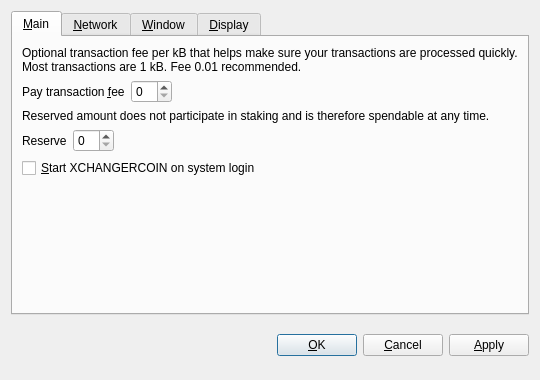
<?xml version="1.0" encoding="UTF-8"?>
<ui version="4.0">
 <class>OptionsDialog</class>
 <widget class="QDialog" name="OptionsDialog">
  <property name="geometry">
   <rect>
    <x>0</x>
    <y>0</y>
    <width>540</width>
    <height>380</height>
   </rect>
  </property>
  <property name="windowTitle">
   <string>Options</string>
  </property>
  <property name="modal">
   <bool>true</bool>
  </property>
  <layout class="QVBoxLayout" name="verticalLayout">
   <item>
    <widget class="QTabWidget" name="tabWidget">
     <property name="tabPosition">
      <enum>QTabWidget::North</enum>
     </property>
     <property name="currentIndex">
      <number>0</number>
     </property>
     <widget class="QWidget" name="tabMain">
      <attribute name="title">
       <string>&amp;Main</string>
      </attribute>
      <layout class="QVBoxLayout" name="verticalLayout_Main">
       <item>
        <widget class="QLabel" name="transactionFeeInfoLabel">
         <property name="text">
          <string>Optional transaction fee per kB that helps make sure your transactions are processed quickly. Most transactions are 1 kB. Fee 0.01 recommended.</string>
         </property>
         <property name="textFormat">
          <enum>Qt::PlainText</enum>
         </property>
         <property name="wordWrap">
          <bool>true</bool>
         </property>
        </widget>
       </item>
       <item>
        <layout class="QHBoxLayout" name="horizontalLayoutFee">
         <item>
          <widget class="QLabel" name="transactionFeeLabel">
           <property name="text">
            <string>Pay transaction &amp;fee</string>
           </property>
           <property name="textFormat">
            <enum>Qt::PlainText</enum>
           </property>
           <property name="buddy">
            <cstring>transactionFee</cstring>
           </property>
          </widget>
         </item>
         <item>
          <widget class="BitcoinAmountField" name="transactionFee"/>
         </item>
         <item>
          <spacer name="horizontalSpacerFee">
           <property name="orientation">
            <enum>Qt::Horizontal</enum>
           </property>
           <property name="sizeHint" stdset="0">
            <size>
             <width>40</width>
             <height>20</height>
            </size>
           </property>
          </spacer>
         </item>
        </layout>
       </item>
       <item>
        <widget class="QLabel" name="reserveBalanceInfoLabel">
         <property name="text">
          <string>Reserved amount does not participate in staking and is therefore spendable at any time.</string>
         </property>
         <property name="textFormat">
          <enum>Qt::PlainText</enum>
         </property>
         <property name="wordWrap">
          <bool>true</bool>
         </property>
        </widget>
       </item>
       <item>
        <layout class="QHBoxLayout" name="horizontalLayoutReserveBalance">
         <item>
          <widget class="QLabel" name="reserveBalanceLabel">
           <property name="text">
            <string>Reserve</string>
           </property>
           <property name="textFormat">
            <enum>Qt::PlainText</enum>
           </property>
           <property name="buddy">
            <cstring>reserveBalance</cstring>
           </property>
          </widget>
         </item>
         <item>
          <widget class="BitcoinAmountField" name="reserveBalance"/>
         </item>
         <item>
          <spacer name="horizontalSpacerReserveBalance">
           <property name="orientation">
            <enum>Qt::Horizontal</enum>
           </property>
           <property name="sizeHint" stdset="0">
            <size>
             <width>40</width>
             <height>20</height>
            </size>
           </property>
          </spacer>
         </item>
        </layout>
       </item>
       <item>
        <widget class="QCheckBox" name="bitcoinAtStartup">
         <property name="toolTip">
          <string>Automatically start XCHANGERCOIN after logging in to the system.</string>
         </property>
         <property name="text">
          <string>&amp;Start XCHANGERCOIN on system login</string>
         </property>
        </widget>
       </item>
       <item>
        <spacer name="verticalSpacer_Main">
         <property name="orientation">
          <enum>Qt::Vertical</enum>
         </property>
         <property name="sizeHint" stdset="0">
          <size>
           <width>20</width>
           <height>40</height>
          </size>
         </property>
        </spacer>
       </item>
      </layout>
     </widget>
     <widget class="QWidget" name="tabNetwork">
      <attribute name="title">
       <string>&amp;Network</string>
      </attribute>
      <layout class="QVBoxLayout" name="verticalLayout_Network">
       <item>
        <widget class="QCheckBox" name="mapPortUpnp">
         <property name="toolTip">
          <string>Automatically open the XCHANGERCOIN client port on the router. This only works when your router supports UPnP and it is enabled.</string>
         </property>
         <property name="text">
          <string>Map port using &amp;UPnP</string>
         </property>
        </widget>
       </item>
       <item>
        <widget class="QCheckBox" name="connectSocks">
         <property name="toolTip">
          <string>Connect to the XCHANGERCOIN network through a SOCKS proxy (e.g. when connecting through Tor).</string>
         </property>
         <property name="text">
          <string>&amp;Connect through SOCKS proxy:</string>
         </property>
        </widget>
       </item>
       <item>
        <layout class="QHBoxLayout" name="horizontalLayout_Network">
         <item>
          <widget class="QLabel" name="proxyIpLabel">
           <property name="text">
            <string>Proxy &amp;IP:</string>
           </property>
           <property name="textFormat">
            <enum>Qt::PlainText</enum>
           </property>
           <property name="buddy">
            <cstring>proxyIp</cstring>
           </property>
          </widget>
         </item>
         <item>
          <widget class="QValidatedLineEdit" name="proxyIp">
           <property name="maximumSize">
            <size>
             <width>140</width>
             <height>16777215</height>
            </size>
           </property>
           <property name="toolTip">
            <string>IP address of the proxy (e.g. 127.0.0.1)</string>
           </property>
          </widget>
         </item>
         <item>
          <widget class="QLabel" name="proxyPortLabel">
           <property name="text">
            <string>&amp;Port:</string>
           </property>
           <property name="textFormat">
            <enum>Qt::PlainText</enum>
           </property>
           <property name="buddy">
            <cstring>proxyPort</cstring>
           </property>
          </widget>
         </item>
         <item>
          <widget class="QLineEdit" name="proxyPort">
           <property name="maximumSize">
            <size>
             <width>55</width>
             <height>16777215</height>
            </size>
           </property>
           <property name="toolTip">
            <string>Port of the proxy (e.g. 9050)</string>
           </property>
          </widget>
         </item>
         <item>
          <widget class="QLabel" name="socksVersionLabel">
           <property name="text">
            <string>SOCKS &amp;Version:</string>
           </property>
           <property name="textFormat">
            <enum>Qt::PlainText</enum>
           </property>
           <property name="buddy">
            <cstring>socksVersion</cstring>
           </property>
          </widget>
         </item>
         <item>
          <widget class="QValueComboBox" name="socksVersion">
           <property name="toolTip">
            <string>SOCKS version of the proxy (e.g. 5)</string>
           </property>
          </widget>
         </item>
         <item>
          <spacer name="horizontalSpacer_Network">
           <property name="orientation">
            <enum>Qt::Horizontal</enum>
           </property>
           <property name="sizeHint" stdset="0">
            <size>
             <width>40</width>
             <height>20</height>
            </size>
           </property>
          </spacer>
         </item>
        </layout>
       </item>
       <item>
        <spacer name="verticalSpacer_Network">
         <property name="orientation">
          <enum>Qt::Vertical</enum>
         </property>
         <property name="sizeHint" stdset="0">
          <size>
           <width>20</width>
           <height>40</height>
          </size>
         </property>
        </spacer>
       </item>
      </layout>
     </widget>
     <widget class="QWidget" name="tabWindow">
      <attribute name="title">
       <string>&amp;Window</string>
      </attribute>
      <layout class="QVBoxLayout" name="verticalLayout_Window">
       <item>
        <widget class="QCheckBox" name="minimizeToTray">
         <property name="toolTip">
          <string>Show only a tray icon after minimizing the window.</string>
         </property>
         <property name="text">
          <string>&amp;Minimize to the tray instead of the taskbar</string>
         </property>
        </widget>
       </item>
       <item>
        <widget class="QCheckBox" name="minimizeOnClose">
         <property name="toolTip">
          <string>Minimize instead of exit the application when the window is closed. When this option is enabled, the application will be closed only after selecting Quit in the menu.</string>
         </property>
         <property name="text">
          <string>M&amp;inimize on close</string>
         </property>
        </widget>
       </item>
       <item>
        <spacer name="verticalSpacer_Window">
         <property name="orientation">
          <enum>Qt::Vertical</enum>
         </property>
         <property name="sizeHint" stdset="0">
          <size>
           <width>20</width>
           <height>40</height>
          </size>
         </property>
        </spacer>
       </item>
      </layout>
     </widget>
     <widget class="QWidget" name="tabDisplay">
      <attribute name="title">
       <string>&amp;Display</string>
      </attribute>
      <layout class="QVBoxLayout" name="verticalLayout_Display">
       <item>
        <layout class="QHBoxLayout" name="horizontalLayout_1_Display">
         <item>
          <widget class="QLabel" name="langLabel">
           <property name="text">
            <string>User Interface &amp;language:</string>
           </property>
           <property name="textFormat">
            <enum>Qt::PlainText</enum>
           </property>
           <property name="buddy">
            <cstring>lang</cstring>
           </property>
          </widget>
         </item>
         <item>
          <widget class="QValueComboBox" name="lang">
           <property name="toolTip">
            <string>The user interface language can be set here. This setting will take effect after restarting XCHANGERCOIN.</string>
           </property>
          </widget>
         </item>
        </layout>
       </item>
       <item>
        <layout class="QHBoxLayout" name="horizontalLayout_2_Display">
         <item>
          <widget class="QLabel" name="unitLabel">
           <property name="text">
            <string>&amp;Unit to show amounts in:</string>
           </property>
           <property name="textFormat">
            <enum>Qt::PlainText</enum>
           </property>
           <property name="buddy">
            <cstring>unit</cstring>
           </property>
          </widget>
         </item>
         <item>
          <widget class="QValueComboBox" name="unit">
           <property name="toolTip">
            <string>Choose the default subdivision unit to show in the interface and when sending coins.</string>
           </property>
          </widget>
         </item>
        </layout>
       </item>
       <item>
        <widget class="QCheckBox" name="displayAddresses">
         <property name="toolTip">
          <string>Whether to show XCHANGERCOIN addresses in the transaction list or not.</string>
         </property>
         <property name="text">
          <string>&amp;Display addresses in transaction list</string>
         </property>
        </widget>
       </item>
       <item>
        <widget class="QCheckBox" name="coinControlFeatures">
         <property name="toolTip">
          <string>Whether to show coin control features or not.</string>
         </property>
         <property name="text">
          <string>Display coin &amp;control features (experts only!)</string>
         </property>
        </widget>
       </item>
       <item>
        <spacer name="verticalSpacer_Display">
         <property name="orientation">
          <enum>Qt::Vertical</enum>
         </property>
         <property name="sizeHint" stdset="0">
          <size>
           <width>20</width>
           <height>40</height>
          </size>
         </property>
        </spacer>
       </item>
      </layout>
     </widget>
    </widget>
   </item>
   <item>
    <layout class="QHBoxLayout" name="horizontalLayout_Buttons">
     <item>
      <spacer name="horizontalSpacer_1">
       <property name="orientation">
        <enum>Qt::Horizontal</enum>
       </property>
       <property name="sizeHint" stdset="0">
        <size>
         <width>40</width>
         <height>48</height>
        </size>
       </property>
      </spacer>
     </item>
     <item>
      <widget class="QLabel" name="statusLabel">
       <property name="font">
        <font>
         <weight>75</weight>
         <bold>true</bold>
        </font>
       </property>
       <property name="text">
        <string/>
       </property>
       <property name="textFormat">
        <enum>Qt::PlainText</enum>
       </property>
       <property name="wordWrap">
        <bool>true</bool>
       </property>
      </widget>
     </item>
     <item>
      <spacer name="horizontalSpacer_2">
       <property name="orientation">
        <enum>Qt::Horizontal</enum>
       </property>
       <property name="sizeHint" stdset="0">
        <size>
         <width>40</width>
         <height>48</height>
        </size>
       </property>
      </spacer>
     </item>
     <item>
      <widget class="QPushButton" name="okButton">
       <property name="text">
        <string>&amp;OK</string>
       </property>
      </widget>
     </item>
     <item>
      <widget class="QPushButton" name="cancelButton">
       <property name="text">
        <string>&amp;Cancel</string>
       </property>
       <property name="autoDefault">
        <bool>false</bool>
       </property>
      </widget>
     </item>
     <item>
      <widget class="QPushButton" name="applyButton">
       <property name="text">
        <string>&amp;Apply</string>
       </property>
       <property name="autoDefault">
        <bool>false</bool>
       </property>
      </widget>
     </item>
    </layout>
   </item>
  </layout>
 </widget>
 <customwidgets>
  <customwidget>
   <class>BitcoinAmountField</class>
   <extends>QSpinBox</extends>
   <header>bitcoinamountfield.h</header>
  </customwidget>
  <customwidget>
   <class>QValueComboBox</class>
   <extends>QComboBox</extends>
   <header>qvaluecombobox.h</header>
  </customwidget>
  <customwidget>
   <class>QValidatedLineEdit</class>
   <extends>QLineEdit</extends>
   <header>qvalidatedlineedit.h</header>
  </customwidget>
 </customwidgets>
 <resources/>
 <connections/>
</ui>
